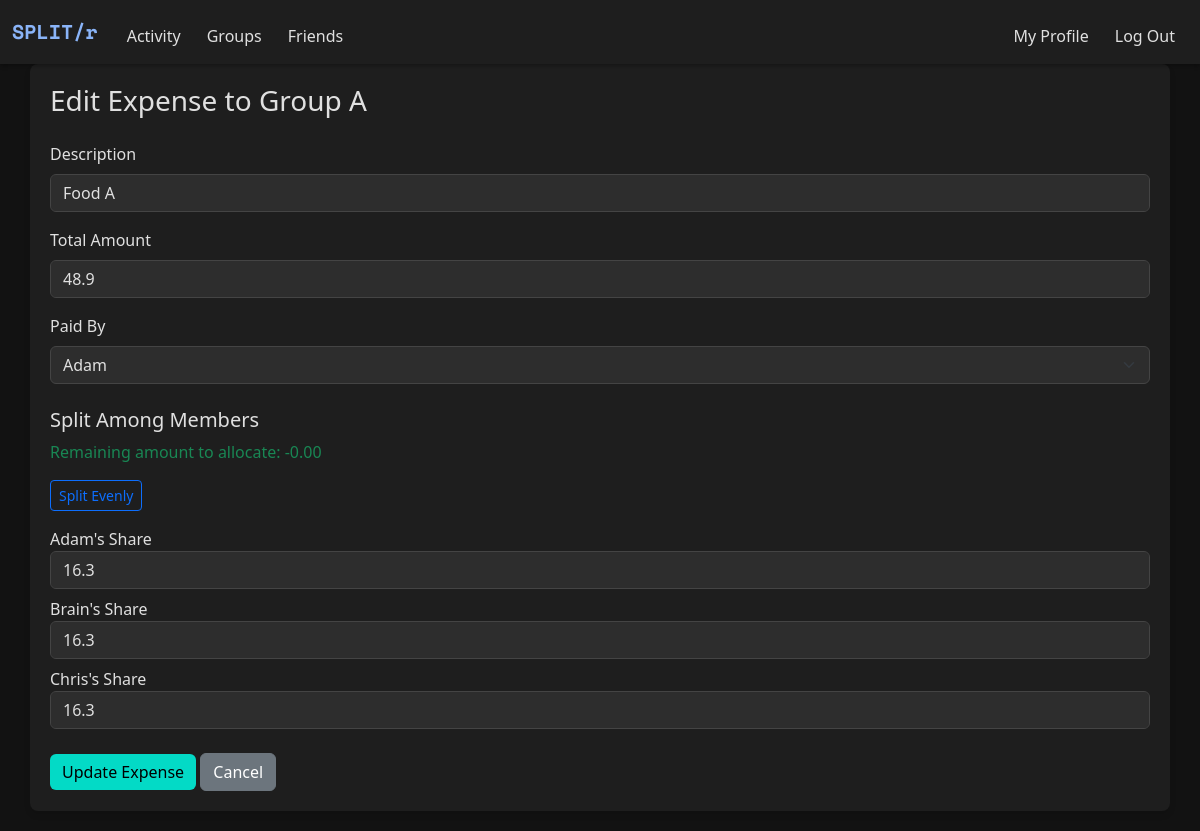
The page /group/3/edit_expense/7 (signed in) on the database its author committed.
### models.py (models this page shows, shortened)
class Group(db.Model):
    __tablename__ = "groups"
    id = db.Column(db.Integer, primary_key=True)
    name = db.Column(db.String(100), nullable=True)
    is_friend_group = db.Column(db.Boolean, default=False)
    users = db.relationship(
        "User", secondary="group_members", backref="groups")
    expenses = db.relationship("Expense", backref="group", lazy=True)

class Expense(db.Model):
    __tablename__ = "expenses"
    id = db.Column(db.Integer, primary_key=True)
    description = db.Column(db.String(120))
    amount = db.Column(db.Float)
    paid_by_id = db.Column(db.Integer, db.ForeignKey("users.id"))
    group_id = db.Column(db.Integer, db.ForeignKey("groups.id"), nullable=True)
    timestamp = db.Column(db.DateTime, default=datetime.now)
    splits = db.relationship("ExpenseSplit", backref="expense", lazy=True)

class User(db.Model):
    __tablename__ = "users"
    id = db.Column(db.Integer, primary_key=True)
    name = db.Column(db.String(100), nullable=False)
    username = db.Column(db.String(50), unique=True, nullable=False)
    password = db.Column(db.String(200), nullable=False)
    expenses_paid = db.relationship(
        "Expense",
        backref="payer",
        foreign_keys="Expense.paid_by_id",
        )
    splits = db.relationship(
        "ExpenseSplit",
        backref="user",
        foreign_keys="ExpenseSplit.user_id",
        )

class ExpenseSplit(db.Model):
    __tablename__ = "expense_split"
    id = db.Column(db.Integer, primary_key=True)
    expense_id = db.Column(db.Integer, db.ForeignKey("expenses.id"))
    user_id = db.Column(db.Integer, db.ForeignKey("users.id"))
    amount = db.Column(db.Float)

### app.py (the view, shortened to what this page needs)
@app.route("/group/<int:group_id>/edit_expense/<int:expense_id>",
           methods=["GET", "POST"])
@login_required
def edit_group_expense(group_id, expense_id):
    group = Group.query.get_or_404(group_id)
    expense = Expense.query.get_or_404(expense_id)
    if expense.group_id != group.id:
        flash("Expense does not belong to this group.", "danger")
        return redirect(url_for("group_page", group_id=group.id))
    members = group.users
    user_splits = {split.user_id: split.amount for split in expense.splits}
    return render_template(
        "add_expense.html",
        group=group,
        users=members,
        expense=expense,
        user_splits=user_splits
    )

### helper.py (called while the page is built)
def login_required(f):
    @wraps(f)
    def decorated_function(*args, **kwargs):
        if "user_id" not in session:
            flash("You must be logged in to view this page.", "danger")
            return redirect("/login")
        return f(*args, **kwargs)
    return decorated_function

### templates/add_expense.html (shortened to what this page needs)
{% extends "layout.html" %}
{% block main %}
<div class="container content-container">
  <h3 class="mb-4">{{ 'Edit Expense' if expense else 'Add Expense' }}
    {% if group %}to {{ group.name }}{% elif friend %}with {{ friend.name.split(' ')[0] }}{% endif %}
  </h3>
  <form method="POST">
    <div class="mb-3">
      <label for="description" class="form-label">Description</label>
      <input type="text" class="form-control" name="description"
             value="{{ expense.description if expense else '' }}" required>
    </div>
    <div class="mb-3">
      <label for="amount" class="form-label">Total Amount</label>
      <input type="number" class="form-control" name="amount" id="amount" step="0.01"
             value="{{ expense.amount if expense else '' }}" required oninput="updateRemaining()">
    </div>
    <div class="mb-3">
      <label for="paid_by" class="form-label">Paid By</label>
      <select class="form-select" name="paid_by" id="paid_by" required>
        {% for user in users %}
          <option value="{{ user.id }}" {% if expense and expense.paid_by_id == user.id %}selected{% endif %}>
            {{ user.name.split(" ")[0] }}
          </option>
        {% endfor %}
      </select>
    </div>
    <h5 class="mt-4 mb-2">Split Among Members</h5>
    <p id="remaining-amount" class="text-warning">Remaining amount to allocate: 0.00</p>
    <button type="button" class="btn btn-outline-primary btn-sm mb-3" onclick="splitEvenly()">Split Evenly</button>
    {% for user in users %}
      <div class="mb-2">
        <label>{{ user.name.split(' ')[0] }}'s Share</label>
        <input type="number" step="0.01" name="user_{{ user.id }}"
               value="{{ user_splits.get(user.id, '') if user_splits else '' }}"
               class="form-control split-input" required oninput="updateRemaining()">
      </div>
    {% endfor %}
    <button type="submit" class="btn btn-success mt-3">{{ 'Update Expense' if expense else 'Add Expense' }}</button>
    <a href="{{ url_for('group_page', group_id=group.id) if group else url_for('friend_page', group_id=group.id) }}"
   class="btn btn-secondary mt-3">Cancel</a>
  </form>
</div>
{% endblock %}

### static/style.css (style rules this page uses)
:root { --dark-bg: #121212; --dark-secondary: #1e1e1e; --dark-tertiary: #2d2d2d; --text-primary: #e0e0e0; --text-secondary: #a0a0a0; --accent-color: #8ab4f8; --danger-color: #cf6679; --success-color: #03dac6; }
html, body { height: 100%; margin: 0; padding: 0; background-color: var(--dark-bg); color: var(--text-primary); display: flex; flex-direction: column; }
body { background-color: var(--dark-bg); color: var(--text-primary); min-height: 100vh; display: flex; flex-direction: column; }
.content-container { background-color: var(--dark-secondary); border-radius: 8px; padding: 20px; box-shadow: 0 4px 6px rgba(0, 0, 0, 0.1); margin-bottom: 20px; flex: 1; }
.btn-primary, .btn-danger, .btn-success { border: none; }
.btn-success { background-color: var(--success-color); color: #000; }
.form-control, .form-select { background-color: var(--dark-tertiary); border: 1px solid #444; color: var(--text-primary); }

### rows shown on the page
Group: name "Group A"
Expense: description "Food A", amount "48.9", paid_by "Adam"
User: name "Adam"
ExpenseSplit: amount "16.3"
User: name "Brain"
ExpenseSplit: amount "16.3"
User: name "Chris", id.amount "16.3"

### other values the page prints
{{ 'Edit Expense' if expense else 'Add Expense' }} "Edit Expense"
{{ 'Update Expense' if expense else 'Add Expense' }} "Update Expense"
